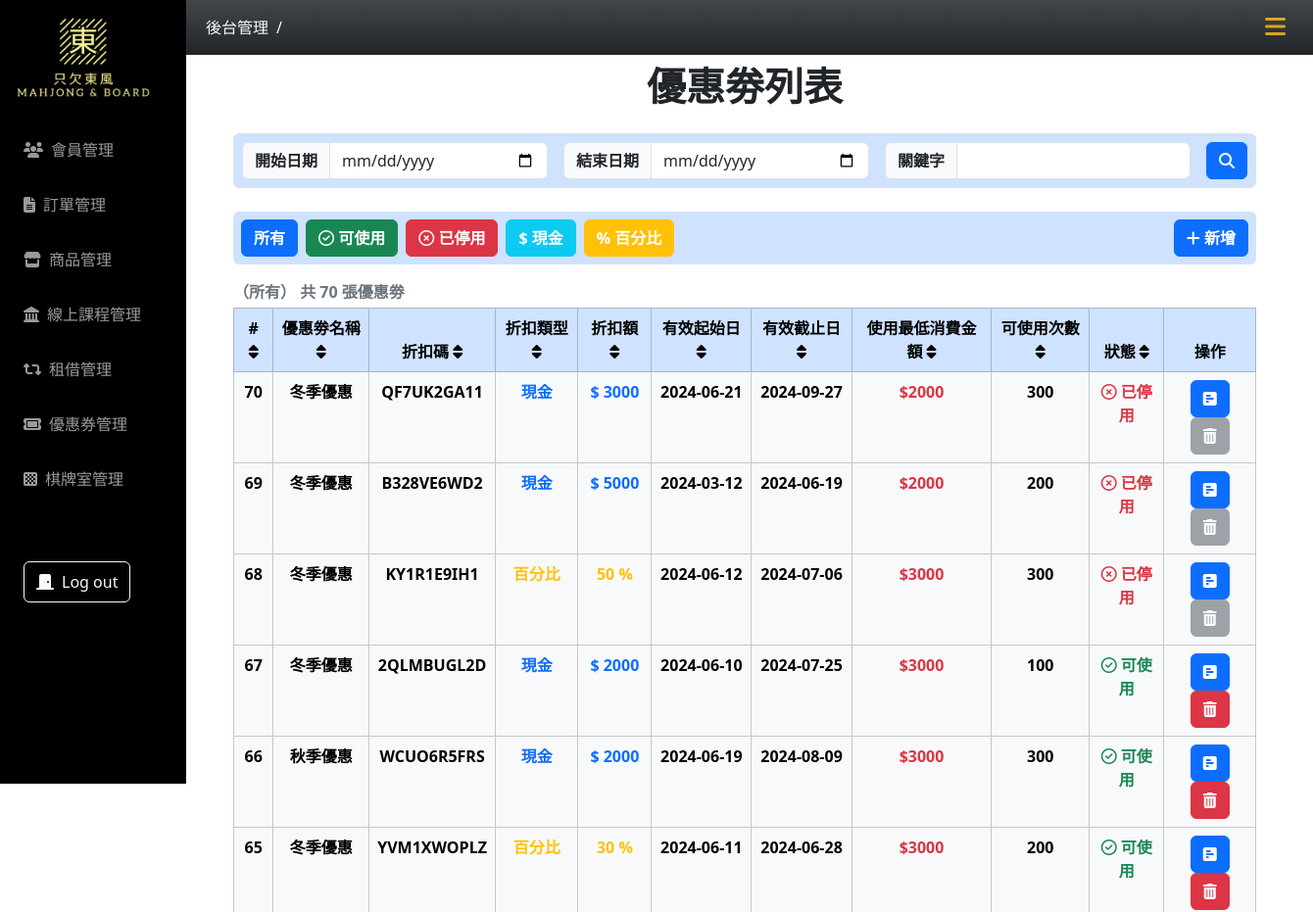
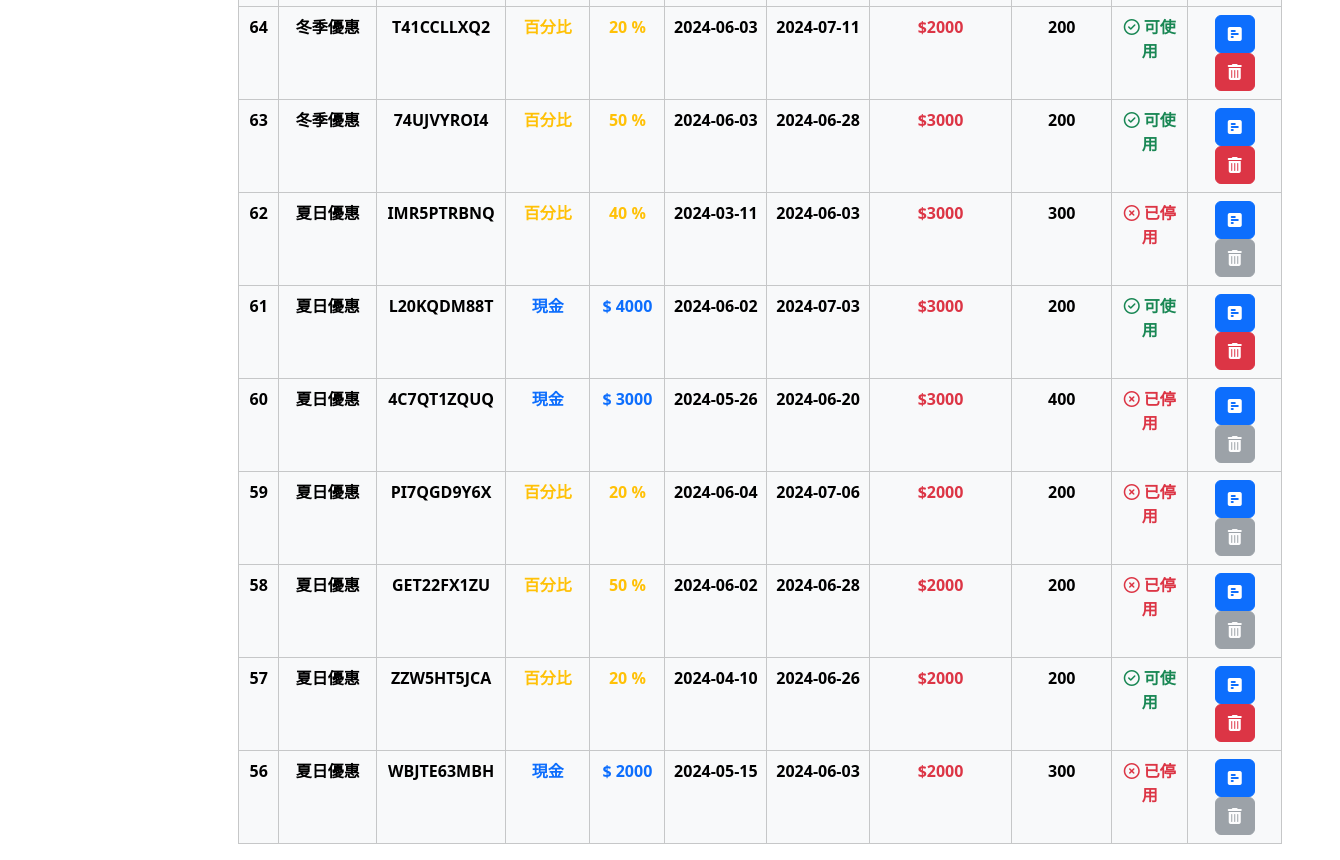
/coupon/coupon-list.php, run on an earlier commit of the app's database (2 pictures, top to bottom).
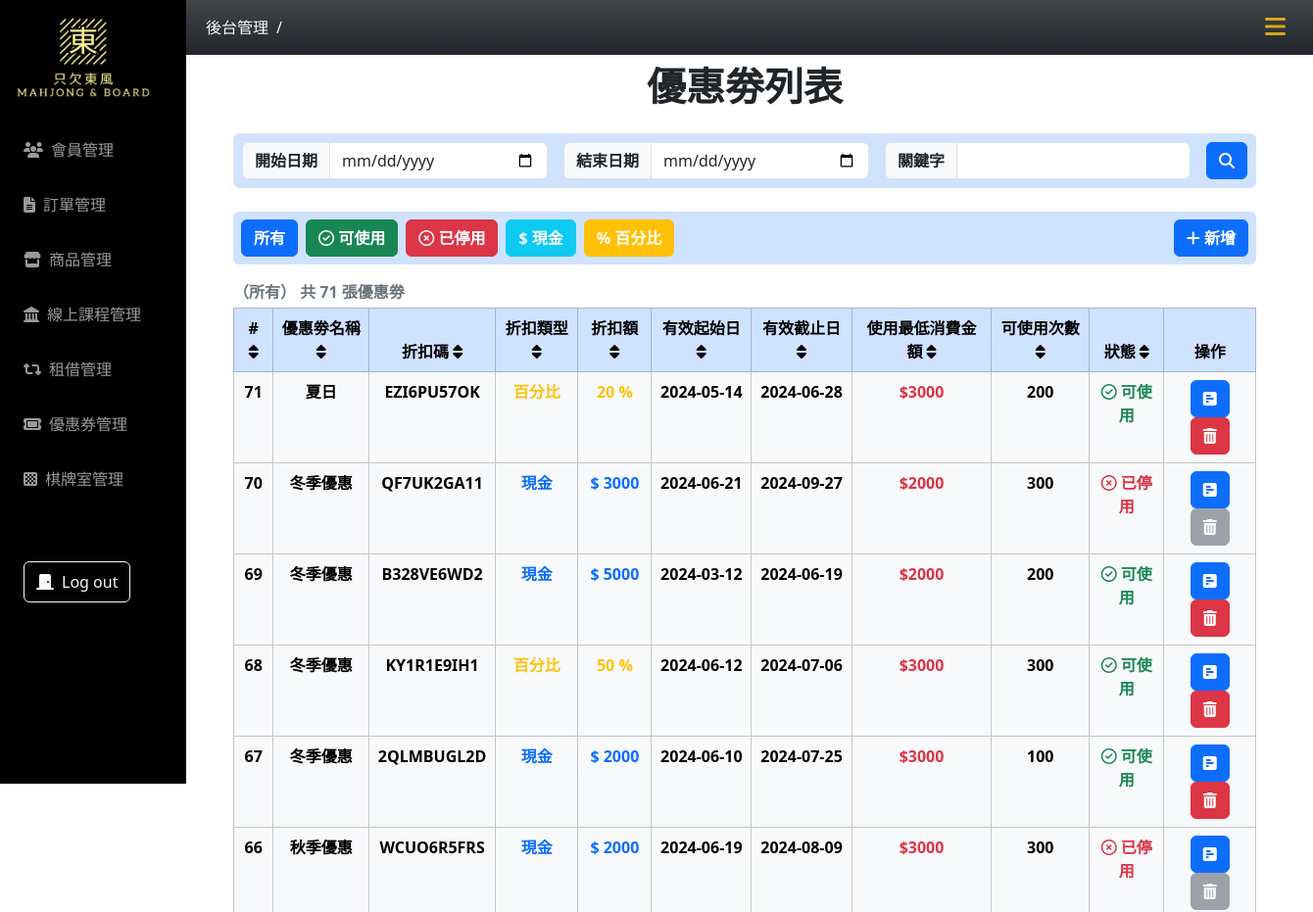
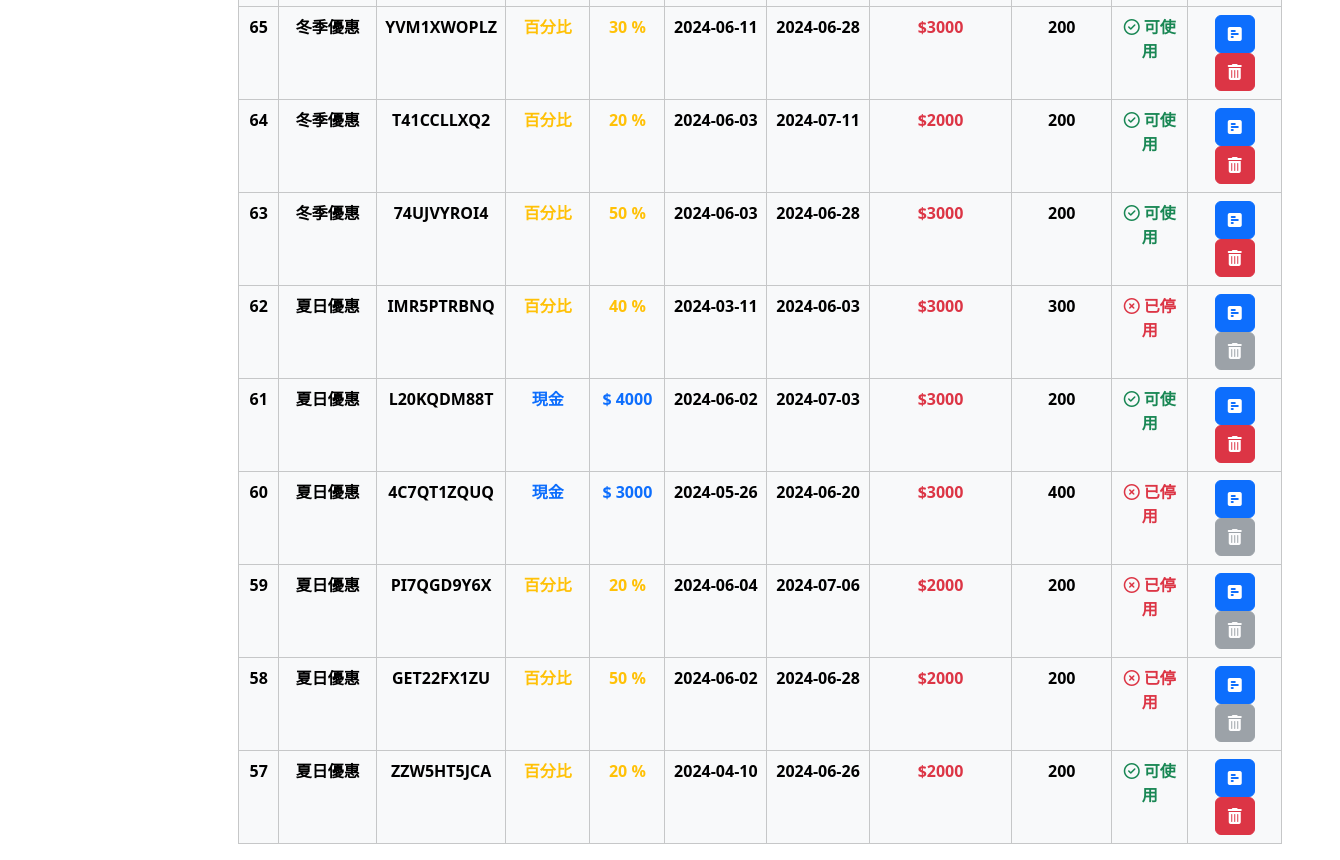
And on a later commit of the database (2 pictures, top to bottom).
### tables this page shows
CREATE TABLE `coupons` (
  `coupon_id` int(11) NOT NULL,
  `name` varchar(255) NOT NULL,
  `discount_code` varchar(50) NOT NULL,
  `discount_type` varchar(20) NOT NULL,
  `discount_value` decimal(10,0) NOT NULL,
  `valid_from` date NOT NULL,
  `valid_to` date NOT NULL,
  `limit_value` int(50) NOT NULL,
  `usage_limit` int(11) NOT NULL,
  `status` varchar(30) NOT NULL,
  `created_at` datetime NOT NULL,
  `update_at` datetime NOT NULL
);

### coupon/coupon-list.php (the view, shortened to what this page needs)
<?php
require_once("../db_connect_mahjong.php");
$pageTitle = "優惠劵列表";
$perPage = 15;
$page = isset($_GET["p"]) ? (int)$_GET["p"] : 1;
$order = isset($_GET["o"]) ? (int)$_GET["o"] : 1;
$filter = isset($_GET["f"]) ? $_GET["f"] : 'all';
$search = isset($_GET["s"]) ? $_GET["s"] : '';
$startDate = isset($_GET["s_d"]) ? $_GET["s_d"] : '';
$endDate = isset($_GET["e_d"]) ? $_GET["e_d"] : '';
$minCash = isset($_GET["mC"]) ? $_GET["mC"] : '';
$maxCash = isset($_GET["MxC"]) ? $_GET["MxC"] : '';
$minPercent = isset($_GET["mP"]) ? $_GET["mP"] : '';
$maxPercent = isset($_GET["MxP"]) ? $_GET["MxP"] : '';
$updateSql = "UPDATE coupons SET status = 'inactive' WHERE valid_to < CURRENT_DATE() AND status = 'active'";
$conn->query($updateSql);
$whereClause = "WHERE 1=1";
$sqlCount = "SELECT COUNT(*) AS count FROM coupons $whereClause";
$countResult = $conn->query($sqlCount);
$countRow = $countResult->fetch_assoc();
$allCouponCount = $countRow["count"];
$firstItem = ($page - 1) * $perPage;
$orderOptions = [
  1 => "coupon_id DESC", 2 => "coupon_id ASC", 3 => "name DESC", 4 => "name ASC",
  5 => "discount_code DESC", 6 => "discount_code ASC", 7 => "discount_type DESC", 8 => "discount_type ASC",
  9 => "discount_value DESC", 10 => "discount_value ASC", 11 => "valid_from DESC", 12 => "valid_from ASC",
  13 => "valid_to DESC", 14 => "valid_to ASC", 15 => "limit_value DESC", 16 => "limit_value ASC",
  17 => "usage_limit DESC", 18 => "usage_limit ASC", 19 => "status DESC", 20 => "status ASC"
];
$sqlOrder = $orderOptions[$order] ?? $orderOptions[1];
$searchResultTitle = "";
$filterTitles = [
  "active" => "（可使用）", "inactive" => "（已停用）", "percent" => "（百分比）", "cash" => "（現金）", "all" => "（所有）"
];
$filterTitle = $filterTitles[$filter] ?? $filterTitles["all"];
$sql = "SELECT * FROM coupons $whereClause ORDER BY $sqlOrder LIMIT $firstItem, $perPage";
$result = $conn->query($sql);
$rows = $result->fetch_all(MYSQLI_ASSOC);
?>
<!doctype html>
<html lang="en">
<head>
  <?php include("coupon-css.php") ?>
  <?php include("../css-mahjong.php") ?>
</head>
<body>
  <?php include("../nav.php") ?>
  <div class="container main-content px-5">
    <div class="d-flex justify-content-center">
      <h1 class="py-2 fw-semibold"><?= $pageTitle ?></h1>
    </div>
    <div class="py-2">
      <div class="d-flex justify-content-between align-items-center mb-3 border p-2 rounded bg-primary-subtle">
        <form action="" method="get" class="w-100">
          <dv class="d-flex justify-content-center gap-3">
            <div class="input-group">
              <label for="start_date" class="input-group-text fw-semibold">開始日期</label>
              <input type="date" id="start_date" name="s_d" class="form-control" value="<?= $startDate ?>">
            </div>
            <div class="input-group">
              <label for="end_date" class="input-group-text fw-semibold">結束日期</label>
              <input type="date" id="end_date" name="e_d" class="form-control" value="<?= $endDate ?>">
            </div>
            <div class="input-group">
              <label for="search" class="input-group-text fw-semibold">關鍵字</label>
              <input type="text" class="form-control" placeholder="" name="s" value="<?= $search ?>">
            </div>
            <button type="submit" class="btn btn-primary" name=""><i class="fa-solid fa-magnifying-glass"></i></button>
      </div>
    </div>
    <div class="d-flex justify-content-between align-items-center gap-3 mb-3 p-2 rounded bg-primary-subtle">
      <div class="d-flex justify-content-center align-items-center gap-3">
        <div class="d-flex justify-content-center align-items-center gap-2">
          <button class="btn btn-primary fw-semibold" onclick="filterCoupons('all')">所有</button>
          <button class="btn btn-success fw-semibold" onclick="filterCoupons('active')"><i class="fa-regular fa-circle-check"></i> 可使用</button>
          <button class="btn btn-danger fw-semibold" onclick="filterCoupons('inactive')"><i class="fa-regular fa-circle-xmark"></i> 已停用</button>
          <button class="btn btn-info text-white fw-semibold" onclick="filterCoupons('cash')">$ 現金</button>
          <button class="btn btn-warning text-white fw-semibold" onclick="filterCoupons('percent')">% 百分比</button>
        </div>
      </div>
      <a href="add-coupon.php" class="btn btn-primary">
        <i class="fa-solid fa-plus"></i> <span class="fw-semibold">新增</span>
      </a>
    </div>
    <div class="text-secondary pb-1 fw-semibold">
      <?= "$filterTitle $searchResultTitle 共 $allCouponCount 張優惠劵" ?>
    </div>
    <table class="table table-light table-bordered text-center">
      <thead class="table-primary">
        <tr>
          <th><a href="?p=<?= $page ?>&o=<?= ($order == 1) ? 2 : 1 ?>&f=<?= $filter ?>&s=<?= $search ?>&s_d=<?= $startDate ?>&e_d=<?= $endDate ?>&mC=<?= $minCash ?>&MxC=<?= $maxCash ?>&mP=<?= $minPercent ?>&MxP=<?= $maxPercent ?>" class="sort-icon text-black text-decoration-none"># <i class="fa-solid fa-sort"></i></a></th>
          <th><a href="?p=<?= $page ?>&o=<?= ($order == 3) ? 4 : 3 ?>&f=<?= $filter ?>&s=<?= $search ?>&s_d=<?= $startDate ?>&e_d=<?= $endDate ?>&mC=<?= $minCash ?>&MxC=<?= $maxCash ?>&mP=<?= $minPercent ?>&MxP=<?= $maxPercent ?>" class="sort-icon text-black text-decoration-none">優惠劵名稱 <i class="fa-solid fa-sort"></i></a></th>
          <th><a href="?p=<?= $page ?>&o=<?= ($order == 5) ? 6 : 5 ?>&f=<?= $filter ?>&s=<?= $search ?>&s_d=<?= $startDate ?>&e_d=<?= $endDate ?>&mC=<?= $minCash ?>&MxC=<?= $maxCash ?>&mP=<?= $minPercent ?>&MxP=<?= $maxPercent ?>" class="sort-icon text-black text-decoration-none">折扣碼 <i class="fa-solid fa-sort"></i></a></th>
          <th><a href="?p=<?= $page ?>&o=<?= ($order == 7) ? 8 : 7 ?>&f=<?= $filter ?>&s=<?= $search ?>&s_d=<?= $startDate ?>&e_d=<?= $endDate ?>&mC=<?= $minCash ?>&MxC=<?= $maxCash ?>&mP=<?= $minPercent ?>&MxP=<?= $maxPercent ?>" class="sort-icon text-black text-decoration-none">折扣類型 <i class="fa-solid fa-sort"></i></a></th>
          <th><a href="?p=<?= $page ?>&o=<?= ($order == 9) ? 10 : 9 ?>&f=<?= $filter ?>&s=<?= $search ?>&s_d=<?= $startDate ?>&e_d=<?= $endDate ?>&mC=<?= $minCash ?>&MxC=<?= $maxCash ?>&mP=<?= $minPercent ?>&MxP=<?= $maxPercent ?>" class="sort-icon text-black text-decoration-none">折扣額 <i class="fa-solid fa-sort"></i></a></th>
          <th><a href="?p=<?= $page ?>&o=<?= ($order == 11) ? 12 : 11 ?>&f=<?= $filter ?>&s=<?= $search ?>&s_d=<?= $startDate ?>&e_d=<?= $endDate ?>&mC=<?= $minCash ?>&MxC=<?= $maxCash ?>&mP=<?= $minPercent ?>&MxP=<?= $maxPercent ?>" class="sort-icon text-black text-decoration-none">有效起始日 <i class="fa-solid fa-sort"></i></a></th>
          <th><a href="?p=<?= $page ?>&o=<?= ($order == 13) ? 14 : 13 ?>&f=<?= $filter ?>&s=<?= $search ?>&s_d=<?= $startDate ?>&e_d=<?= $endDate ?>&mC=<?= $minCash ?>&MxC=<?= $maxCash ?>&mP=<?= $minPercent ?>&MxP=<?= $maxPercent ?>" class="sort-icon text-black text-decoration-none">有效截止日 <i class=" fa-solid fa-sort"></i></a></th>
          <th><a href="?p=<?= $page ?>&o=<?= ($order == 15) ? 16 : 15 ?>&f=<?= $filter ?>&s=<?= $search ?>&s_d=<?= $startDate ?>&e_d=<?= $endDate ?>&mC=<?= $minCash ?>&MxC=<?= $maxCash ?>&mP=<?= $minPercent ?>&MxP=<?= $maxPercent ?>" class="sort-icon text-black text-decoration-none">使用最低消費金額 <i class="fa-solid fa-sort"></i></a></th>
          <th><a href="?p=<?= $page ?>&o=<?= ($order == 17) ? 18 : 17 ?>&f=<?= $filter ?>&s=<?= $search ?>&s_d=<?= $startDate ?>&e_d=<?= $endDate ?>&mC=<?= $minCash ?>&MxC=<?= $maxCash ?>&mP=<?= $minPercent ?>&MxP=<?= $maxPercent ?>" class="sort-icon text-black text-decoration-none">可使用次數 <i class="fa-solid fa-sort"></i></a></th>
          <th><a href="?p=<?= $page ?>&o=<?= ($order == 19) ? 20 : 19 ?>&f=<?= $filter ?>&s=<?= $search ?>&s_d=<?= $startDate ?>&e_d=<?= $endDate ?>&mC=<?= $minCash ?>&MxC=<?= $maxCash ?>&mP=<?= $minPercent ?>&MxP=<?= $maxPercent ?>" class="sort-icon text-black text-decoration-none">狀態 <i class="fa-solid fa-sort"></i></a></th>
          <th>操作</th>
        </tr>
      </thead>
      <tbody>
        <?php foreach ($rows as $coupon) : ?>
          <tr class="fw-semibold">
            <td><?= $coupon['coupon_id'] ?></td>
            <td><?= $coupon['name'] ?></td>
            <td><?= $coupon['discount_code'] ?></td>
            <td>
              <?php if ($coupon['discount_type'] == 'cash') : ?>
                <span class="text-primary fw-semibold">現金</span>
              <?php elseif ($coupon['discount_type'] == 'percent') : ?>
                <span class="text-warning fw-semibold">百分比</span>
              <?php endif; ?>
            </td>
            <td class="fw-semibold">
              <?php if ($coupon['discount_type'] == 'cash') : ?>
                <span class="text-primary fw-semibold"><?= '$' . " " . $coupon['discount_value']; ?></span>
              <?php elseif ($coupon['discount_type'] == 'percent') : ?>
                <span class="text-warning fw-semibold"><?= $coupon['discount_value'] . " " . '%'; ?></span>
              <?php endif; ?>
            </td>
            <td><?= $coupon['valid_from'] ?></td>
            <td><?= $coupon['valid_to'] ?></td>
            <td><span class="text-danger fw-semibold"><?= '$' . $coupon['limit_value'] ?></span></td>
            <td><?= $coupon['usage_limit'] ?></td>
            <td><span class="fw-semibold <?= ($coupon['status'] == 'active') ? 'text-success' : 'text-danger'; ?>">
                <?= ($coupon['status'] == 'active') ? '<i class="fa-regular fa-circle-check"></i> 可使用' : '<i class="fa-regular fa-circle-xmark"></i> 已停用'; ?>
              </span></td>
            <td>
              <a href="coupon-detail.php?coupon_id=<?= $coupon['coupon_id'] ?>" class="btn btn-primary" title="優惠劵詳細資料">
                <i class="fa-solid fa-square-poll-horizontal"></i>
              </a>
              <?php if ($coupon['status'] == 'inactive') : ?>
                <button class="btn btn btn-secondary" disabled title="停用優惠劵" data-id="<?= $coupon['coupon_id'] ?>" data-bs-toggle="modal" data-bs-target="#deleteModal">
                  <i class="fa-solid fa-trash-can"></i>
                </button>
              <?php else : ?>
                <button class="btn btn-danger btn-disable" title="停用優惠劵" data-id="<?= $coupon['coupon_id'] ?>" data-bs-toggle="modal" data-bs-target="#deleteModal">
                  <i class="fa-solid fa-trash-can"></i>
                </button>
              <?php endif; ?>
            </td>
          </tr>
        <?php endforeach ?>
      </tbody>
    </table>
  </div>
</body>
</html>

### coupon/coupon-css.php (shortened to what this page needs)
<link href="https://cdn.jsdelivr.net/npm/bootstrap@5.3.3/dist/css/bootstrap.min.css" rel="stylesheet">
<link rel="stylesheet" href="https://cdnjs.cloudflare.com/ajax/libs/font-awesome/6.5.2/css/all.min.css" />

### css-mahjong.php (shortened to what this page needs)
<link rel="stylesheet" href="https://cdnjs.cloudflare.com/ajax/libs/font-awesome/6.5.2/css/all.min.css" />
<link href="https://cdn.jsdelivr.net/npm/bootstrap@5.3.2/dist/css/bootstrap.min.css" rel="stylesheet" />

### nav.php (shortened to what this page needs)
<header>
    <div class="container-fluid position-fixed bg-dark bg-gradient z-1">
        <nav class="navbar navbar-expand-lg ">
            <div class="collapse navbar-collapse" id="navbarNav">
                <ul class="navbar-nav">
                    <li class="nav-item d-flex align-items-center text-light">
                        <a class="nav-link link-light active" aria-current="page" href="sidebar-nav.php">後台管理</a> / <a class="nav-link link-secondary" href="#"><?php if (isset($_SESSION["group"])) echo $_SESSION["group"] ?></a>
                    </li>
                </ul>
            </div>
            <div class="d-flex justify-content-start mx-3">
                <label for="switch"><i class="hamburger fa-solid fa-bars"></i></label>
            </div>
        </nav>
    </div>
</header>
<aside class="sidebar bg-black position-fixed z-2">
    <div class="logo p-3">
        <a href=""><img class="object-fit-cover" src="../images/logo.png" alt="" /></a>
    </div>
    <div class="d-flex flex-column justify-content-between">
        <ul class="list-unstyle">
            <li>
                <a data-group="會員管理" class="sub-sidebar-switch main-sidebar d-block px-4 py-2 mt-3  text-decoration-none <?php if (isset($_SESSION["group"]) && $_SESSION["group"] === "會員管理") echo "active" ?>"><i class="fa-solid fa-users me-2"></i>會員管理</a>
            </li>
            <li>
                <a data-group="訂單管理" class="sub-sidebar-switch main-sidebar d-block px-4 py-2 mt-3 text-decoration-none <?php if (isset($_SESSION["group"]) && $_SESSION["group"] === "訂單管理") echo "active" ?>"><i class="fa-solid fa-file-lines me-2"></i>訂單管理</a>
            </li>
            <li>
                <a data-group="商品管理" href="../product/product-list.php" class="main-sidebar d-block px-4 py-2 my-3 text-decoration-none <?php if (isset($_SESSION["group"]) && $_SESSION["group"] === "商品管理") echo "active" ?>"><i class="fa-solid fa-store me-2"></i>商品管理</a>
            </li>
            <li>
                <a data-group="線上課程管理" href="../mjphp/course-list.php" class="main-sidebar d-block px-4 py-2 my-3 text-decoration-none <?php if (isset($_SESSION["group"]) && $_SESSION["group"] === "線上課程管理") echo "active" ?>"><i class="fa-solid fa-landmark me-2"></i>線上課程管理</a>
            </li>
            <li>
                <a data-group="租借管理" href="../rent/rent-product-list.php" class="main-sidebar d-block px-4 py-2 my-3 text-decoration-none <?php if (isset($_SESSION["group"]) && $_SESSION["group"] === "租借管理") echo "active" ?>"><i class="fa-solid fa-retweet me-2"></i>租借管理</a>
            </li>
            <li>
                <a data-group="優惠券管理" href="../coupon/coupon-list.php?page=1&order=1" class="main-sidebar d-block px-4 py-2 my-3 text-decoration-none <?php if (isset($_SESSION["group"]) && $_SESSION["group"] === "優惠券管理") echo "active" ?>"><i class="fa-solid fa-ticket me-2"></i>優惠券管理</a>
            </li>
            <li>
                <a data-group="棋牌室管理" href="../mahjong_room/allRooms.php" class="main-sidebar d-block px-4 py-2 my-3 text-decoration-none <?php if (isset($_SESSION["group"]) && $_SESSION["group"] === "棋牌室管理") echo "active" ?>"><i class="fa-solid fa-chess-board me-2"></i>棋牌室管理</a>
            </li>
        </ul>
        <div class="d-flex justify-content-start mt-5">
            <a class="d-block mx-4 py-2 text-decoration-none btn btn-outline-light" href="../manber/doLogout.php">
                <i class="fa-solid fa-door-closed me-2"></i>Log out
            </a>
        </div>
    </div>
</aside>

### css-mahjong.php (style rules this page uses)
:root { --aside-width: 190px; --header-nav-height: 56px; }
.navbar { padding-left: var(--aside-width); }
.sidebar { width: var(--aside-width); height: 100vh; top: 0; }
.sidebar ul { padding: 0; margin: 0; }
.sidebar ul a { color: #999; }
.main-sidebar { cursor: pointer; }
.list-unstyle { list-style: none; }
.logo { width: calc(var(--aside-width) - 20px); }
.object-fit-cover { width: 100%; height: 100%; }
.main-content { margin: 0 0 0 var(--aside-width); padding-top: var(--header-nav-height); }
.hamburger { font-size: 24px; color: goldenrod; cursor: pointer; }

What changed in the data, as far as the page shows it:
no longer on this page (row unchanged): coupons: coupon_id "56", name "夏日優惠", discount_code "WBJTE63MBH", discount_type "現金", discount_value "2000", valid_from "2024-05-15", valid_to "2024-06-03", limit_value "2000", usage_limit "300", status "inactive" (drawn)
added coupons: coupon_id "71", name "夏日", discount_code "EZI6PU57OK", discount_type "百分比", discount_value "20", valid_from "2024-05-14", valid_to "2024-06-28", limit_value "3000", usage_limit "200", status "active" (drawn)
changed coupons "B328VE6WD2": status "已停用" → "可使用"
changed coupons "KY1R1E9IH1": status "已停用" → "可使用"
changed coupons "秋季優惠": status "可使用" → "已停用"
Also different on the page:
$allCouponCount: "70" → "71"
